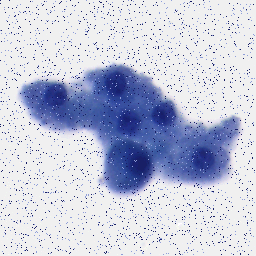
#> input picture Task-3/Image Filtering/Gaussian Blur/pepper.png, 256 x 256 px
$ python GaussFilter.py
#> lines starting #> are read from the running program, lines starting #| are printed output that depends on the picture
#Import OpenCV and Numpy
import numpy
import cv2

#Read the image
img = cv2.imread('pepper.png')
#> img is the input picture: shape (256, 256, 3); mean B, G, R 219.1, 200.2, 195.8

# Do the processing
blur = cv2.GaussianBlur(img,(5,5),0)
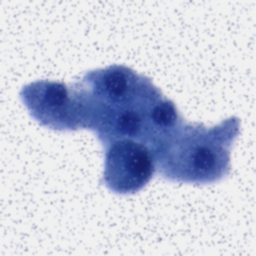
#> blur: shape (256, 256, 3); mean B, G, R 219.1, 200.2, 195.8

# Show the image
cv2.imshow('Gaussian',blur)
cv2.imshow('Original',img)

# Close and exit
cv2.waitKey(0)
cv2.destroyAllWindows()
